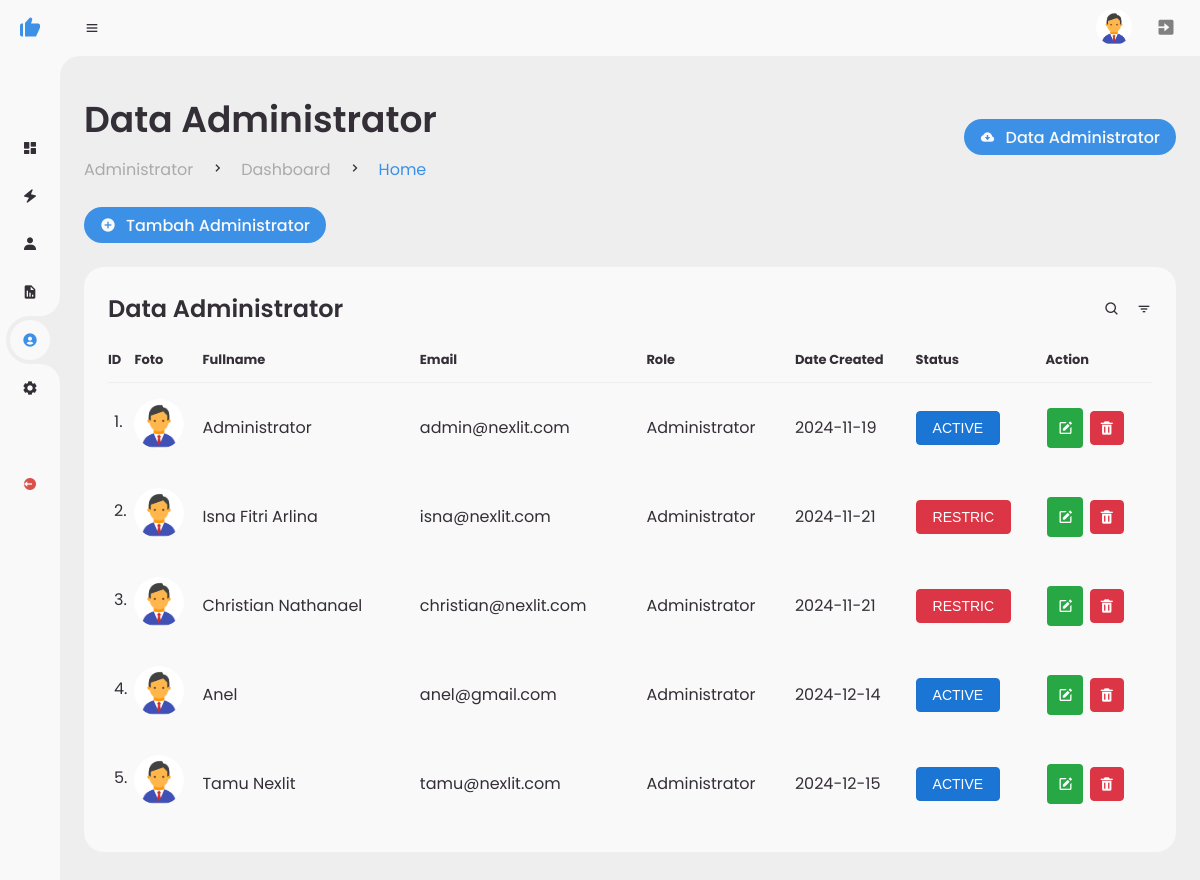
/administrator-menu/administrator.php (signed in), run on the app's committed database.
### tables this page shows
CREATE TABLE `users` (
  `id` int NOT NULL,
  `fullname` varchar(200) NOT NULL,
  `username` varchar(200) NOT NULL,
  `email` varchar(200) NOT NULL,
  `password` varchar(200) NOT NULL,
  `confirm_password` varchar(200) DEFAULT NULL,
  `status` enum('Active','Restric') NOT NULL,
  `create_on` date DEFAULT NULL,
  `profile_picture` varchar(200) NOT NULL DEFAULT 'profile/default.png',
  `role` enum('Administrator') NOT NULL,
  `about` varchar(254) DEFAULT NULL,
  `last_login` datetime DEFAULT NULL,
  `last_ip` varchar(45) DEFAULT NULL
);

### administrator-menu/administrator.php (the view, shortened to what this page needs)
<?php
include "../connection.php";
$userId = $_SESSION['user_id'];
$query = "SELECT id, fullname, username, email, role, create_on, profile_picture, about, status FROM users WHERE id = ?";
$stmt = $connection->prepare($query);
$stmt->bind_param("i", $userId);
$stmt->execute();
$result = $stmt->get_result();
$user_data = $result->fetch_assoc();
$query = "SELECT id, fullname, email, role, create_on, profile_picture, status FROM users WHERE role = 'Administrator'";
$result = $connection->query($query);
?>
<!DOCTYPE html>
<html lang="en">
<head>
	<link href='https://unpkg.com/boxicons@2.0.9/css/boxicons.min.css' rel='stylesheet'>
	<link rel="stylesheet" href="style.css">
	<link rel="stylesheet" href="style/style.css">
</head>
<body>
	<section id="sidebar" class="hide">
		<a href="index.php" class="brand btn" onclick="showLoadingAndRedirect(event, 'index.php')">
			<i class='bx bxs-like'></i>
		</a>
		<ul class="side-menu top">
			<li>
			<a href="index.php" class="btn" onclick="showLoadingAndRedirect(event, 'index.php')">
				<i class='bx bxs-dashboard'></i>
			</a>
			</li>
			<li>
			<a href="belitoken.php" class="btn" onclick="showLoadingAndRedirect(event, 'belitoken.php')">
				<i class='bx bxs-zap'></i>
			</a>
			</li>
			<li>
			<a href="customer.php" class="btn" onclick="showLoadingAndRedirect(event, 'customer.php')">
				<i class='bx bxs-user'></i>
			</a>
			</li>
			<li>
			<a href="report.php" class="btn" onclick="showLoadingAndRedirect(event, 'report.php')">
				<i class='bx bxs-report'></i>
			</a>
			</li>
			<li class="active">
			<a href="administrator.php" class="btn" onclick="showLoadingAndRedirect(event, 'administrator.php')">
				<i class='bx bxs-user-circle'></i>
			</a>
			</li>
			<li>
			<a href="settings.php" class="btn" onclick="showLoadingAndRedirect(event, 'settings.php')">
				<i class='bx bxs-cog'></i>
			</a>
			</li>
		</ul>
		<ul class="side-menu">
			<li>
			<a href="logout.php" class="logout btn" onclick="showLoadingAndRedirect(event, 'logout.php')">
				<i class='bx bxs-log-out-circle'></i>
			</a>
			</li>
		</ul>
	</section>
	<section id="content">
		<nav>
			<i class='bx bx-menu' ></i>
			<a href="settings.php" class="profile btn" onclick="showLoadingAndRedirect(event, 'settings.php')">
				<img src="<?php echo htmlspecialchars($user_data['profile_picture']); ?>" alt="Profile Image">
			</a>
			<a href="logout.php" class="notification">
				<i class='bx bxs-exit' style="color: gray; transition: color 0.3s ease;" onmouseover="this.style.color='red'" onmouseout="this.style.color='gray'"></i>
			</a>
		</nav>
		<main>
			<div class="head-title">
				<div class="left">
					<h1>Data Administrator</h1>
					<ul class="breadcrumb">
						<li>
							<a href="#">Administrator</a>
						</li>
						<li><i class='bx bx-chevron-right' ></i></li>
						<li>
							<a class="text-decoration-none" href="index.php">Dashboard</a>
						</li>
						<li><i class='bx bx-chevron-right' ></i></li>
						<li>
							<a  class="active" href="index.php">Home</a>
						</li>
					</ul>
				</div>
				<a href="administrator-export.php" class="btn-download" value="Export Excel">
					<i class='bx bxs-cloud-download' ></i>
					<span class="text">Data Administrator</span>
				</a>
			</div>
			<div class="head-title">
				<div class="left">
					<br>
					<a href="tambahadministrator.php" class="btn-download btn" onclick="showLoadingAndRedirect(event, 'tambahadministrator.php')">
						<i class='bx bxs-plus-circle' ></i>
						<span class="text">Tambah Administrator</span>
					</a>
				</div>
			</div>
			<div class="table-data">
				<div class="order">
					<div class="head">
						<h3>Data Administrator</h3>
						<i class='bx bx-search' ></i>
						<i class='bx bx-filter' ></i>
					</div>
					<table>
						<thead>
							<tr>
								<th>ID</th>
								<th>Foto</th>
								<th>Fullname</th>
								<th>Email</th>
								<th>Role</th>
								<th>Date Created</th>
								<th>Status</th>
								<th>Action</th>
							</tr>
						</thead>
						<tbody>
							<?php
							$id = 1;
							if ($result->num_rows > 0) {
								while ($row = $result->fetch_assoc()) {
									echo "<tr>";
									echo "<td style='padding-top:26px;'>" . $id . ".</td>";
									$profilePic = !empty($row['profile_picture']) ? $row['profile_picture'] : 'profile/default.png';
									echo "<td><img src='{$profilePic}' alt='' style='width: 50px; height: 50px; border-radius: 50%;'></td>";
									echo "<td><p>{$row['fullname']}</p></td>";
									echo "<td>{$row['email']}</td>";
									echo "<td>{$row['role']}</td>";
									echo "<td>{$row['create_on']}</td>";
									$status = $row['status'];
									$statusClass = ($status === 'Active') ? 'btn-status-active' : 'btn-status-restric';
									echo "<td><button class='btn-status $statusClass' disabled>{$status}</button></td>";
									echo "<td>
											<a href='updateadministrator.php?id={$row['id']}' class='btn btn-success' title='Update'>
												<i class='bx bxs-edit'></i>
											</a>
											<a href='#' class='btn-icon btn-icon-danger' data-id='{$row['id']}' title='Delete'>
													<i class='bx bxs-trash'></i>
											</a>
										</td>";
									echo "</tr>";
									$id++;
								}
							} else {
								echo "<tr><td colspan='8'>No Data Found</td></tr>";
							}
							?>
						</tbody>
					</table>
				</div>
			</div>
		</main>
	</section>
</body>
</html>

### administrator-menu/style/style.css (style rules this page uses)
.btn-status { display: inline-block; padding: 0.5rem 1rem; font-size: 0.875rem; font-weight: 400; text-align: center; text-decoration: none; border: 1px solid transparent; border-radius: 0.25rem; cursor: not-allowed; transition: background-color 0.3s, border-color 0.3s; color: white; text-transform: uppercase; }
.btn-status-active { background-color: #1b75d5; border-color: #1f72cb; }
.btn-status-restric { background-color: #dc3545; border-color: #dc3545; }
.btn-icon { display: inline-flex; align-items: center; justify-content: center; padding: 0.5rem; font-size: 1.2rem; color: white; border: 1px solid transparent; border-radius: 0.25rem; text-decoration: none; transition: background-color 0.3s, border-color 0.3s; cursor: pointer; }
.btn-icon-danger { background-color: #dc3545; border-color: #dc3545; }
.btn-icon i { pointer-events: none; font-size: 1rem; color: white; }
.btn-success { justify-content: space-around; background-color: #28a745; color: white; border: none; padding-top: 9px; padding-bottom: 6px; padding-right: 10px; padding-left: 10px; text-align: center; text-decoration: none; display: inline-block; font-size: 16px; margin: 4px 2px; cursor: pointer; border-radius: 4px; }

### data on the page
users: profile_picture (placeholder picture), fullname "Administrator", email "admin@nexlit.com", role "Administrator", create_on "2024-11-19", status "ACTIVE"
users: profile_picture (placeholder picture), fullname "Isna Fitri Arlina", email "isna@nexlit.com", role "Administrator", create_on "2024-11-21", status "RESTRIC"
users: profile_picture (placeholder picture), fullname "Christian Nathanael", email "christian@nexlit.com", role "Administrator", create_on "2024-11-21", status "RESTRIC"
users: profile_picture (placeholder picture), fullname "Anel", email "anel@gmail.com", role "Administrator", create_on "2024-12-14", status "ACTIVE"
users: profile_picture (placeholder picture), fullname "Tamu Nexlit", email "tamu@nexlit.com", role "Administrator", create_on "2024-12-15", status "ACTIVE"
